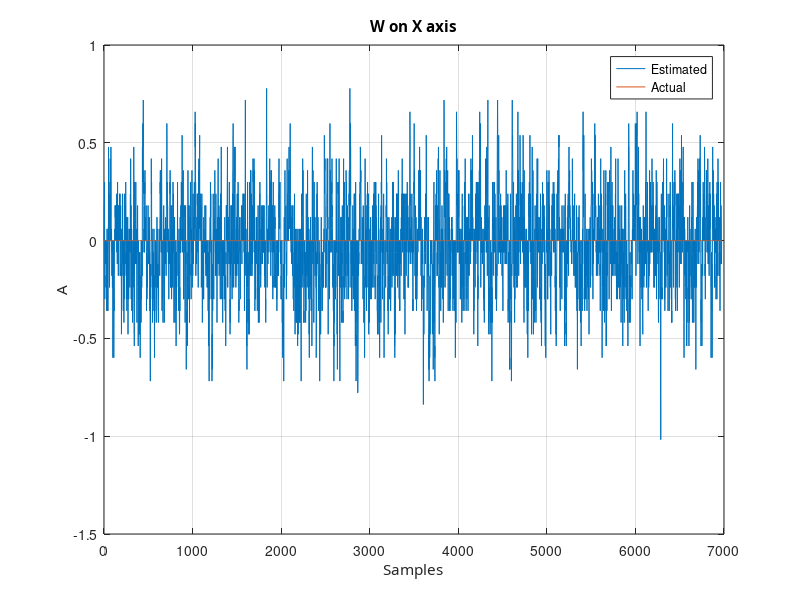
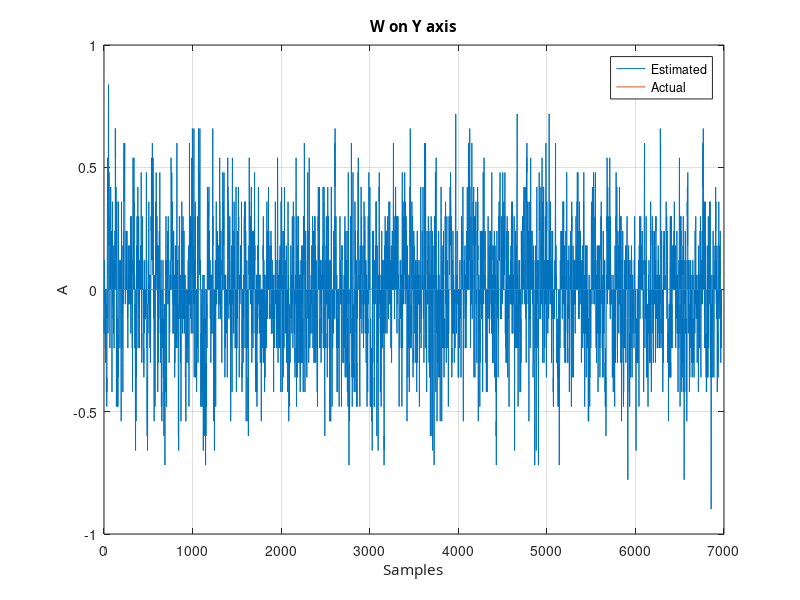
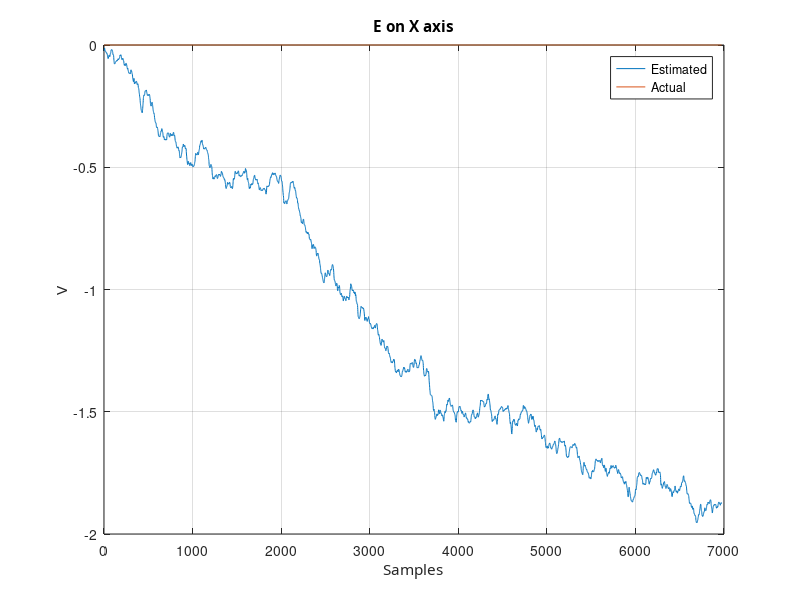
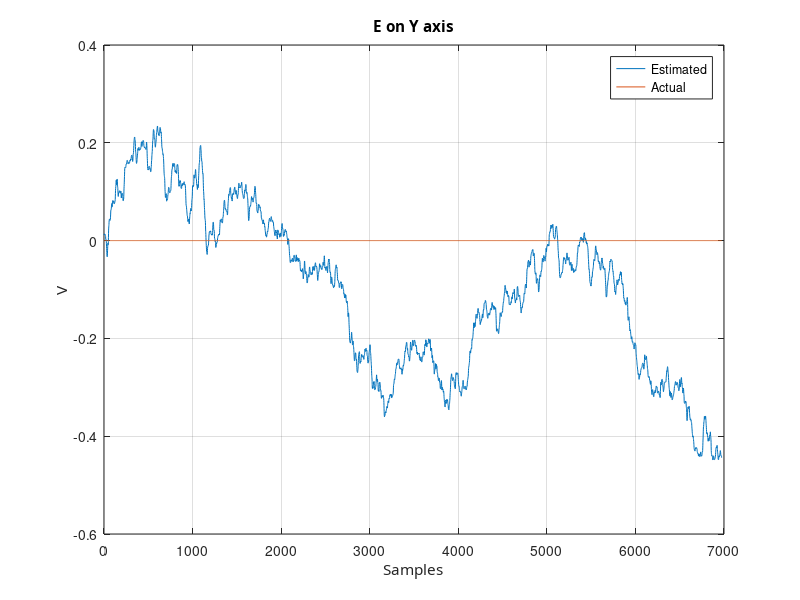

Here is the MATLAB script that generated these plots, in order:

ylabels = [
    "Acceleration (cm/s^2)"
    "Velocity (cm/s)"
    "Position (cm)"
];

titles = [
    "World Frame of Ref. Acceleration"
    "Estimated velocity"
    "Estimated position"
];

axesLabels = ['Y', 'X'];

font = 'LG Display-Regular';

% Load the log file generated by SerialPlot.
d = xlsread('test_1.csv');

for i = 1 : 6
    myTitle = strcat(titles(int8(i/2)), {' on '}, axesLabels(mod(i, 2) + 1), ' axis');

    figure(i)
    plot(1 : length(d( : , i)), d( : , i));
    hold on
    plot(1 : length(d( : , i)), d( : , i) * 0);
    legend('Estimated', 'Actual');
    
    grid on

    xlabel  ('Samples', 'FontName', font);
    ylabel  (ylabels(int8(i/2)),  'FontName', font);
    title   (myTitle, 'FontName', font);

    saveas(figure(i), strcat('test1_graphs\', myTitle, '.png'));
end